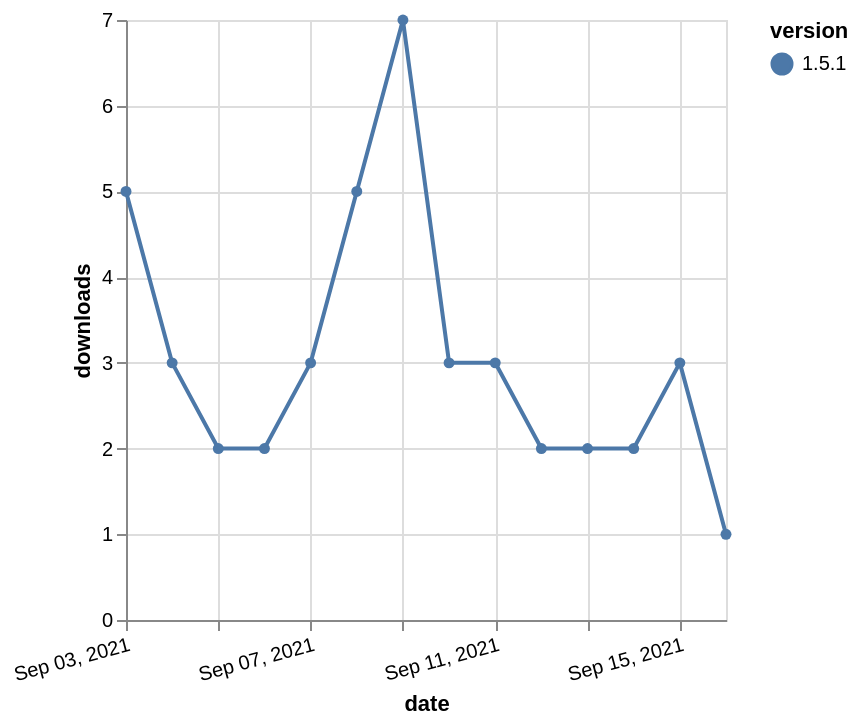

Source (Vega-Lite JSON):
### Vega-Lite specification from a JSON file in a GitHub repository (floating-point values rounded to 4 significant figures)
{"$schema": "https://vega.github.io/schema/vega-lite/v5.json", "description": "A simple bar chart with embedded data.", "data": {"values": [{"date": "2021-09-03", "total": 6247, "delta": 5, "version": "1.5.1"}, {"date": "2021-09-04", "total": 6250, "delta": 3, "version": "1.5.1"}, {"date": "2021-09-05", "total": 6252, "delta": 2, "version": "1.5.1"}, {"date": "2021-09-06", "total": 6254, "delta": 2, "version": "1.5.1"}, {"date": "2021-09-07", "total": 6257, "delta": 3, "version": "1.5.1"}, {"date": "2021-09-08", "total": 6262, "delta": 5, "version": "1.5.1"}, {"date": "2021-09-09", "total": 6269, "delta": 7, "version": "1.5.1"}, {"date": "2021-09-10", "total": 6272, "delta": 3, "version": "1.5.1"}, {"date": "2021-09-11", "total": 6275, "delta": 3, "version": "1.5.1"}, {"date": "2021-09-12", "total": 6277, "delta": 2, "version": "1.5.1"}, {"date": "2021-09-13", "total": 6279, "delta": 2, "version": "1.5.1"}, {"date": "2021-09-14", "total": 6281, "delta": 2, "version": "1.5.1"}, {"date": "2021-09-15", "total": 6284, "delta": 3, "version": "1.5.1"}, {"date": "2021-09-16", "total": 6285, "delta": 1, "version": "1.5.1"}]}, "width": "container", "mark": {"type": "line", "point": {"filled": true}}, "encoding": {"x": {"field": "date", "type": "temporal", "timeUnit": "yearmonthdate", "title": "date", "axis": {"labelAngle": -15}}, "y": {"field": "delta", "type": "quantitative", "title": "downloads"}, "color": {"field": "version", "type": "nominal"}, "tooltip": {"field": "delta"}}}
